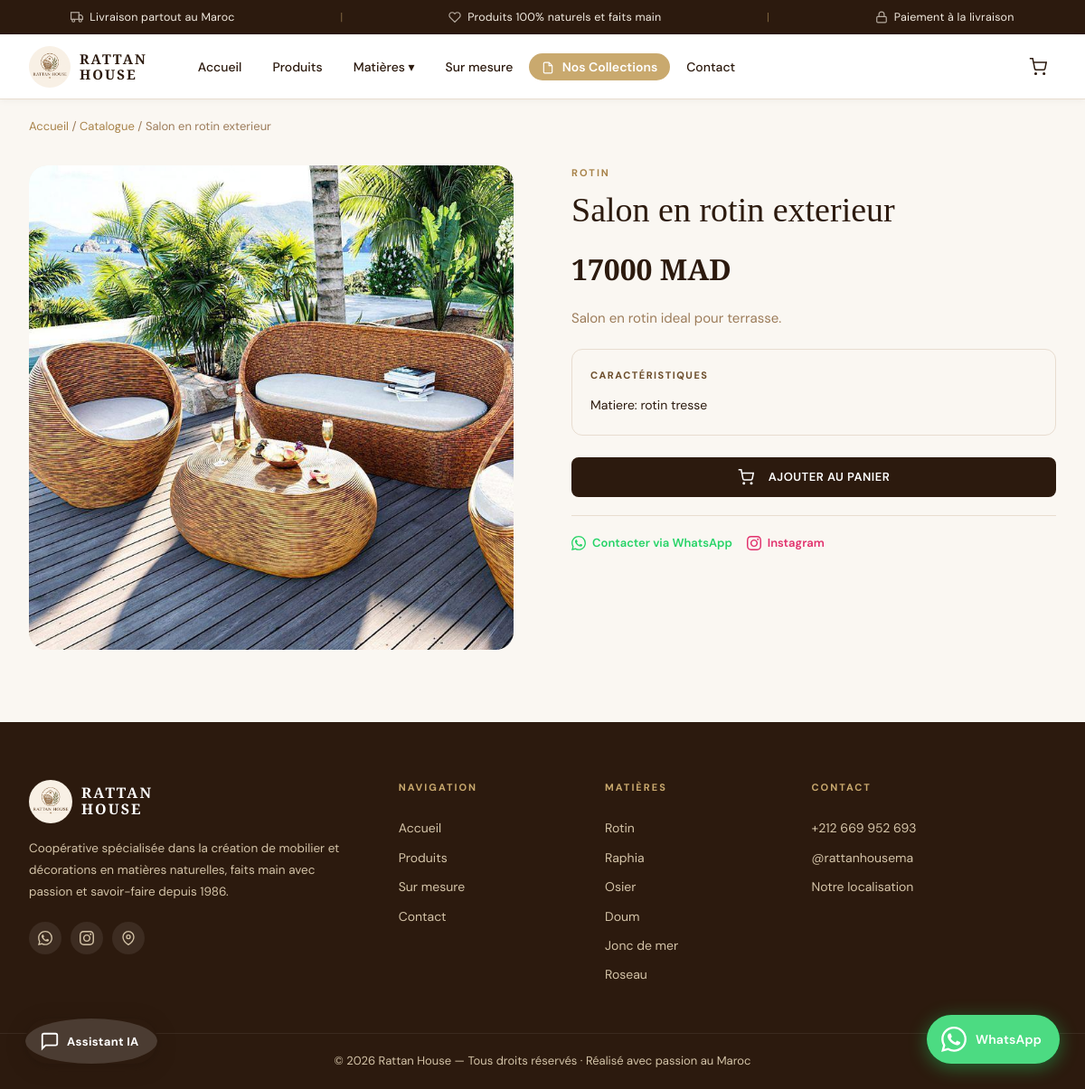
The app's page /produit/1 with its own data.
### app.py (models this page shows, shortened)
class Produit(db.Model):
    __tablename__ = 'produit'
    id               = db.Column(db.Integer, primary_key=True)
    nom              = db.Column(db.String(200), nullable=False)
    matiere          = db.Column(db.String(50))
    description      = db.Column(db.Text)
    caracteristiques = db.Column(db.Text)
    image            = db.Column(db.String(300))
    estActif         = db.Column(db.Boolean, default=True)
    type_produit     = db.Column(db.String(20), default='standard')
    date_ajout       = db.Column(db.DateTime, default=datetime.utcnow)
    prixAffiche        = db.Column(db.Float, nullable=True)
    promotionAppliquee = db.Column(db.Float, nullable=True, default=0)
    nouveauPrix        = db.Column(db.Float, nullable=True)
    necessiteDevis = db.Column(db.Boolean, default=False)
    __mapper_args__ = {'polymorphic_on': type_produit, 'polymorphic_identity': 'produit'}

class ProduitStandard(Produit):
    __mapper_args__ = {'polymorphic_identity': 'standard'}

### app.py (the view)
@app.route('/produit/<int:id>')
def produit_detail(id):
    p = Produit.query.get_or_404(id)
    return render_template('produit.html', produit=p)

### templates/produit.html (shortened to what this page needs)
{% extends "base.html" %}
{% block content %}
<div class="breadcrumb">
  <a href="/">Accueil</a> / <a href="/catalogue">Catalogue</a> / {{ produit.nom }}
</div>
<div class="detail-page">
  <div class="detail-grid">
    <div class="detail-img">
      {% if produit.image %}
      <img src="{{ url_for('static', filename='uploads/' + produit.image) }}" alt="{{ produit.nom }}">
      {% endif %}
    </div>
    <div>
      <div class="detail-matiere">{{ produit.matiere|replace('_',' ')|upper if produit.matiere else '' }}</div>
      <h1 class="detail-title">{{ produit.nom }}</h1>
      {% if produit.type_produit == 'standard' %}
      <div class="detail-price">
        {{ "%.0f"|format(produit.prixAffiche * (1 - (produit.promotionAppliquee or 0)/100)) }} MAD
      </div>
      {% else %}
      <div class="detail-price" style="font-size:22px;color:var(--gold-dark)">
        Prix sur devis — contactez-nous
      </div>
      {% endif %}
      <p class="detail-desc">{{ produit.description }}</p>
      {% if produit.caracteristiques %}
      <div class="detail-carac">
        <h4>Caractéristiques</h4>
        <p>{{ produit.caracteristiques|replace('|', ' · ') }}</p>
      </div>
      {% endif %}
      {% if produit.type_produit == 'mesure' %}
      <div class="mesure-wa-card">
        <div class="mesure-wa-header">
          <svg width="20" height="20" viewBox="0 0 24 24" fill="none" stroke="currentColor" stroke-width="2"><path d="M11 4H4a2 2 0 00-2 2v14a2 2 0 002 2h14a2 2 0 002-2v-7"/><path d="M18.5 2.5a2.121 2.121 0 013 3L12 15l-4 1 1-4 9.5-9.5z"/></svg>
          <strong>Demande sur mesure</strong>
        </div>
        <p style="font-size:13px;color:var(--text-light);margin-bottom:16px;line-height:1.6">
          Décrivez vos dimensions et besoins. Notre équipe vous répondra rapidement sur WhatsApp avec un devis personnalisé.
        </p>
        <div class="form-group" style="margin-bottom:12px">
          <textarea id="mesure_desc" class="form-control" rows="3"
            placeholder="Décrivez vos dimensions souhaitées, couleur, style, quantité..."></textarea>
        </div>
        <label class="artisan-check">
          <input type="checkbox" id="demanderArtisanCheck">
          <span class="artisan-check-box"></span>
          <span class="artisan-check-label">Demander un artisan pour une consultation personnalisée</span>
        </label>
        <button onclick="envoyerDevisWhatsApp('{{ produit.nom|replace("'", "\\'") }}', '{{ produit.id }}')" class="btn-commander-wa" style="margin-top:16px">
          <svg width="18" height="18" viewBox="0 0 24 24" fill="currentColor"><path d="M17.472 14.382c-.297-.149-1.758-.867-2.03-.967-.273-.099-.471-.148-.67.15-.197.297-.767.966-.94 1.164-.173.199-.347.223-.644.075-.297-.15-1.255-.463-2.39-1.475-.883-.788-1.48-1.761-1.653-2.059-.173-.297-.018-.458.13-.606.134-.133.298-.347.446-.52.149-.174.198-.298.298-.497.099-.198.05-.371-.025-.52-.075-.149-.669-1.612-.916-2.207-.242-.579-.487-.5-.669-.51-.173-.008-.371-.01-.57-.01-.198 0-.52.074-.792.372-.272.297-1.04 1.016-1.04 2.479 0 1.462 1.065 2.875 1.213 3.074.149.198 2.096 3.2 5.077 4.487.709.306 1.262.489 1.694.625.712.227 1.36.195 1.871.118.571-.085 1.758-.719 2.006-1.413.248-.694.248-1.289.173-1.413-.074-.124-.272-.198-.57-.347m-5.421 7.403h-.004a9.87 9.87 0 01-5.031-1.378l-.361-.214-3.741.982.998-3.648-.235-.374a9.86 9.86 0 01-1.51-5.26c.001-5.45 4.436-9.884 9.888-9.884 2.64 0 5.122 1.03 6.988 2.898a9.825 9.825 0 012.893 6.994c-.003 5.45-4.437 9.884-9.885 9.884m8.413-18.297A11.815 11.815 0 0012.05 0C5.495 0 .16 5.335.157 11.892c0 2.096.547 4.142 1.588 5.945L.057 24l6.305-1.654a11.882 11.882 0 005.683 1.448h.005c6.554 0 11.89-5.335 11.893-11.893a11.821 11.821 0 00-3.48-8.413z"/></svg>
          Envoyer ma demande sur WhatsApp
        </button>
      </div>
      <script>
      function envoyerDevisWhatsApp(nom, id) {
        const desc = document.getElementById('mesure_desc').value.trim();
        const artisan = document.getElementById('demanderArtisanCheck').checked;
        let msg = `Bonjour Rattan House ! 🌿\nJe souhaite un devis sur mesure pour :\n*${nom}*\n👉 https://rattanhouse-i0og.onrender.com/produit/${id}\n\n`;
        if (desc) msg += `📝 Détails : ${desc}\n\n`;
        if (artisan) msg += `👷 Je souhaite également une consultation avec un artisan.\n\n`;
        msg += `Merci de me contacter pour discuter du devis 🙏`;
        window.open(`https://wa.me/212669952693?text=${encodeURIComponent(msg)}`, '_blank');
      }
      </script>
      {% else %}
      <button onclick="ajouterAuPanier({{ produit.id }}, '{{ produit.nom|replace("'", "\\'") }}', {{ produit.prixAffiche or 0 }}, '{{ produit.matiere or "" }}', '{{ produit.image or "" }}')" class="btn-dark btn-full">
        <svg width="18" height="18" viewBox="0 0 24 24" fill="none" stroke="currentColor" stroke-width="2" style="margin-right:8px;vertical-align:middle"><circle cx="9" cy="21" r="1"/><circle cx="20" cy="21" r="1"/><path d="M1 1h4l2.68 13.39a2 2 0 001.98 1.61h9.72a2 2 0 001.98-1.68L23 6H6"/></svg>
        Ajouter au panier
      </button>
      {% endif %}
      <div class="contact-prod">
        <a href="https://wa.me/212669952693?text=Bonjour, je suis intéressé par : {{ produit.nom }}" target="_blank" class="wa">
          Contacter via WhatsApp
        </a>
        <a href="https://instagram.com/rattanhousema" target="_blank" class="ig">
          Instagram
        </a>
      </div>
    </div>
  </div>
</div>
{% endblock %}

### static/css/style.css (style rules this page uses)
:root { --cream: #FAF7F2; --beige: #F2EBE0; --beige2: #E8DDD0; --sand: #D4C4A8; --gold: #C9A96E; --gold-dark: #A8834A; --brown: #6B4C2A; --espresso: #2C1A0E; --white: #FFFFFF; --text: #2C1A0E; --text-mid: #6B4C2A; --text-light: #9C7C5A; --green: #5A6B4A; --red: #C0392B; --font-display: 'Cormorant Garamond', Georgia, serif; --font-body: 'DM Sans', sans-serif; --radius-sm: 8px; --radius: 12px; --radius-lg: 20px; --shadow: 0 2px 16px rgba(44,26,14,0.08); --shadow-lg: 0 8px 40px rgba(44,26,14,0.14); --transition: 0.28s cubic-bezier(0.4,0,0.2,1); --navbar-h: 72px; }
*, *::before, *::after { box-sizing: border-box; margin: 0; padding: 0; }
html { scroll-behavior: smooth; }
body { font-family: var(--font-body); background: var(--cream); color: var(--text); line-height: 1.6; overflow-x: hidden; }
a { text-decoration: none; color: inherit; }
img { max-width: 100%; display: block; }
button { cursor: pointer; border: none; background: none; font-family: inherit; }
.btn-dark { display: inline-flex; align-items: center; justify-content: center; gap: 8px; background: var(--espresso); color: white; padding: 13px 32px; border-radius: var(--radius-sm); font-size: 13px; font-weight: 600; letter-spacing: 0.5px; text-transform: uppercase; transition: var(--transition); }
.btn-full { width: 100%; }
.breadcrumb { max-width: 1300px; margin: 0 auto; padding: 20px 32px 0; font-size: 13px; color: var(--text-light); }
.breadcrumb a { color: var(--gold-dark); }
.detail-page { max-width: 1300px; margin: 0 auto; padding: 32px 32px 80px; }
.detail-grid { display: grid; grid-template-columns: 1fr 1fr; gap: 64px; align-items: start; }
.detail-img { border-radius: var(--radius-lg); overflow: hidden; aspect-ratio: 1; background: var(--beige); position: relative; }
.detail-img img { width: 100%; height: 100%; object-fit: cover; }
.detail-matiere { font-size: 11px; font-weight: 700; letter-spacing: 2px; text-transform: uppercase; color: var(--gold-dark); }
.detail-title { font-family: var(--font-display); font-size: 38px; font-weight: 500; color: var(--espresso); margin: 10px 0; line-height: 1.2; }
.detail-price { font-family: var(--font-display); font-size: 32px; color: var(--espresso); font-weight: 600; margin: 16px 0; }
.detail-desc { font-size: 15px; color: var(--text-light); line-height: 1.8; margin-bottom: 20px; }
.detail-carac { background: var(--cream); border-radius: var(--radius); padding: 20px; margin-bottom: 24px; border: 1px solid var(--beige2); }
.detail-carac h4 { font-size: 11px; font-weight: 700; text-transform: uppercase; letter-spacing: 1.5px; color: var(--brown); margin-bottom: 12px; }
.detail-carac p { font-size: 14px; color: var(--text); line-height: 1.7; }
.contact-prod { display: flex; gap: 16px; flex-wrap: wrap; margin-top: 20px; padding-top: 20px; border-top: 1px solid var(--beige2); }
.contact-prod a { display: flex; align-items: center; gap: 7px; font-size: 13px; font-weight: 600; transition: var(--transition); }
.contact-prod a.wa { color: #25D366; }
.contact-prod a.ig { color: #E1306C; }

### records on screen
ProduitStandard: nom "Salon en rotin exterieur", image (picture), matiere "ROTIN", prixAffiche+promotionAppliquee "17000", description "Salon en rotin ideal pour terrasse.", caracteristiques "Matiere: rotin tresse"
